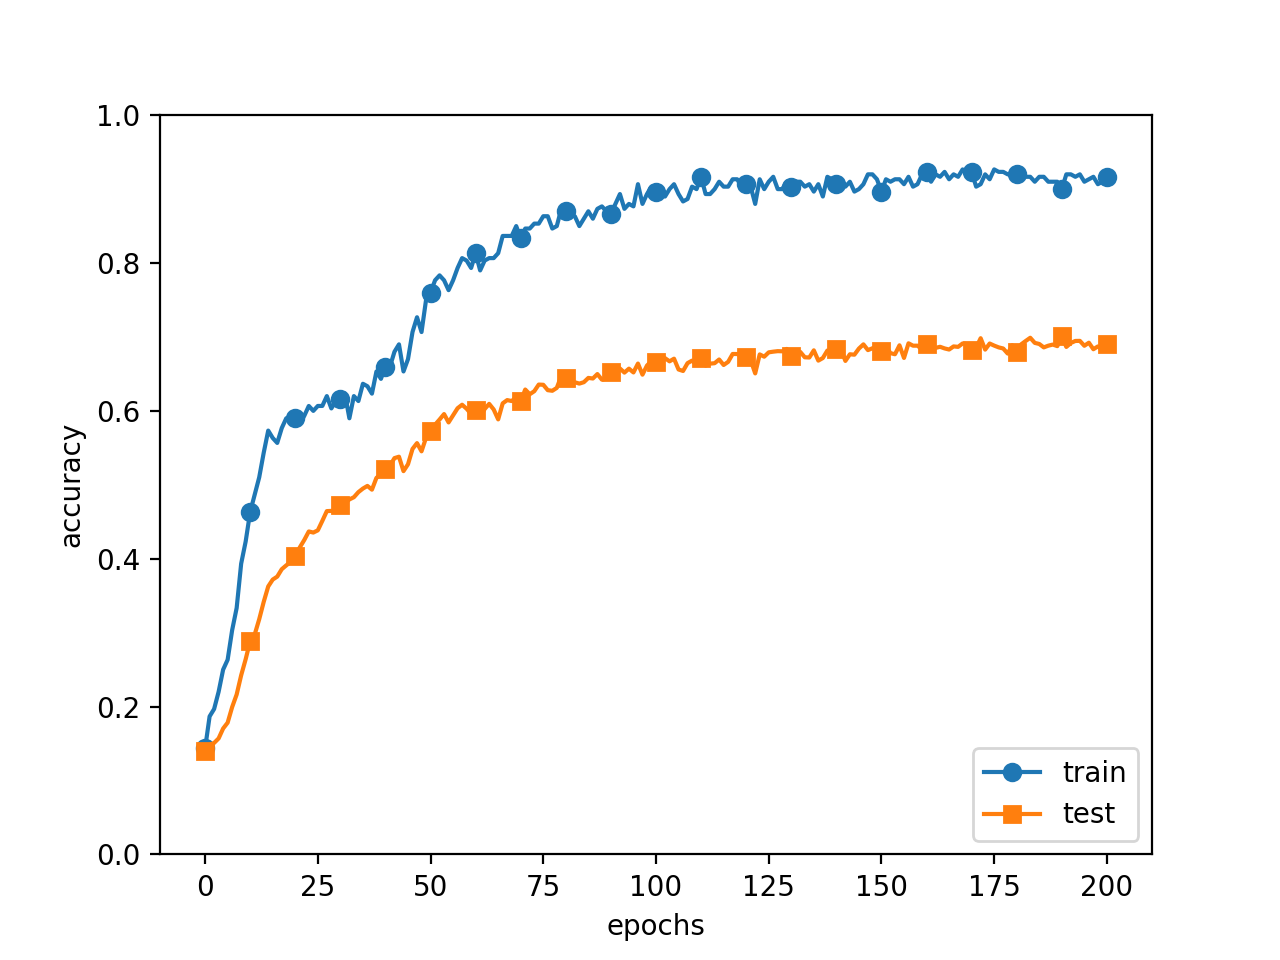

Write Python code to recreate this figure.
import os
import sys

sys.path.append(os.pardir)  # 親ディレクトリのファイルをインポートするための設定
import numpy as np
import matplotlib.pyplot as plt
from dataset.mnist import load_mnist
from common.multi_layer_net import MultiLayerNet
from common.optimizer import SGD

(x_train, t_train), (x_test, t_test) = load_mnist(normalize=True)

# 過学習を再現するために、学習データを削減
x_train = x_train[:300]
t_train = t_train[:300]

# weight decay（荷重減衰）の設定 =======================
# weight_decay_lambda = 0 # weight decayを使用しない場合
weight_decay_lambda = 0.1
# ====================================================

network = MultiLayerNet(
    input_size=784,
    hidden_size_list=[100, 100, 100, 100, 100, 100],
    output_size=10,
    weight_decay_lambda=weight_decay_lambda,
)
optimizer = SGD(lr=0.01)

max_epochs = 201
train_size = x_train.shape[0]
batch_size = 100

train_loss_list = []
train_acc_list = []
test_acc_list = []

iter_per_epoch = max(train_size / batch_size, 1)
epoch_cnt = 0

for i in range(1000000000):
    batch_mask = np.random.choice(train_size, batch_size)
    x_batch = x_train[batch_mask]
    t_batch = t_train[batch_mask]

    grads = network.gradient(x_batch, t_batch)
    optimizer.update(network.params, grads)

    if i % iter_per_epoch == 0:
        train_acc = network.accuracy(x_train, t_train)
        test_acc = network.accuracy(x_test, t_test)
        train_acc_list.append(train_acc)
        test_acc_list.append(test_acc)

        print(
            "epoch:"
            + str(epoch_cnt)
            + ", train acc:"
            + str(train_acc)
            + ", test acc:"
            + str(test_acc)
        )

        epoch_cnt += 1
        if epoch_cnt >= max_epochs:
            break


# 3.グラフの描画==========
markers = {"train": "o", "test": "s"}
x = np.arange(max_epochs)
plt.plot(x, train_acc_list, marker="o", label="train", markevery=10)
plt.plot(x, test_acc_list, marker="s", label="test", markevery=10)
plt.xlabel("epochs")
plt.ylabel("accuracy")
plt.ylim(0, 1.0)
plt.legend(loc="lower right")
plt.show()


# ============== 1/16 ==============
# epoch:0 | 0.117 - 0.112
# ../common/multi_layer_net_extend.py:122: RuntimeWarning: overflow encountered in square
#   weight_decay += 0.5 * self.weight_decay_lambda * np.sum(W ** 2)
# /Library/Frameworks/Python.framework/Versions/3.7/lib/python3.7/site-packages/numpy/core/fromnumeric.py:90: RuntimeWarning: overflow encountered in reduce
#   return ufunc.reduce(obj, axis, dtype, out, **passkwargs)
# ../common/multi_layer_net_extend.py:122: RuntimeWarning: invalid value encountered in double_scalars
#   weight_decay += 0.5 * self.weight_decay_lambda * np.sum(W ** 2)
# ../common/functions.py:32: RuntimeWarning: invalid value encountered in subtract
#   x = x - np.max(x, axis=-1, keepdims=True)  # オーバーフロー対策
# ../common/layers.py:12: RuntimeWarning: invalid value encountered in less_equal
#   self.mask = x <= 0
# epoch:1 | 0.097 - 0.108
# epoch:2 | 0.097 - 0.117
# epoch:3 | 0.097 - 0.161
# epoch:4 | 0.097 - 0.197
# epoch:5 | 0.097 - 0.215
# epoch:6 | 0.097 - 0.229
# epoch:7 | 0.097 - 0.256
# epoch:8 | 0.097 - 0.282
# epoch:9 | 0.097 - 0.298
# epoch:10 | 0.097 - 0.312
# epoch:11 | 0.097 - 0.323
# epoch:12 | 0.097 - 0.353
# epoch:13 | 0.097 - 0.36
# epoch:14 | 0.097 - 0.375
# epoch:15 | 0.097 - 0.398
# epoch:16 | 0.097 - 0.408
# epoch:17 | 0.097 - 0.418
# epoch:18 | 0.097 - 0.433
# epoch:19 | 0.097 - 0.448
# No handles with labels found to put in legend.
# ============== 2/16 ==============
# epoch:0 | 0.117 - 0.144
# epoch:1 | 0.097 - 0.117
# epoch:2 | 0.097 - 0.124
# epoch:3 | 0.097 - 0.153
# epoch:4 | 0.097 - 0.189
# epoch:5 | 0.097 - 0.206
# epoch:6 | 0.097 - 0.234
# epoch:7 | 0.097 - 0.259
# epoch:8 | 0.097 - 0.289
# epoch:9 | 0.097 - 0.296
# epoch:10 | 0.097 - 0.322
# epoch:11 | 0.097 - 0.343
# epoch:12 | 0.097 - 0.376
# epoch:13 | 0.097 - 0.384
# epoch:14 | 0.097 - 0.418
# epoch:15 | 0.097 - 0.431
# epoch:16 | 0.097 - 0.452
# epoch:17 | 0.097 - 0.468
# epoch:18 | 0.097 - 0.487
# epoch:19 | 0.097 - 0.503
# No handles with labels found to put in legend.
# ============== 3/16 ==============
# epoch:0 | 0.092 - 0.094
# epoch:1 | 0.358 - 0.108
# epoch:2 | 0.488 - 0.132
# epoch:3 | 0.584 - 0.159
# epoch:4 | 0.647 - 0.185
# epoch:5 | 0.714 - 0.221
# epoch:6 | 0.782 - 0.26
# epoch:7 | 0.802 - 0.301
# epoch:8 | 0.854 - 0.332
# epoch:9 | 0.883 - 0.357
# epoch:10 | 0.903 - 0.397
# epoch:11 | 0.903 - 0.438
# epoch:12 | 0.932 - 0.468
# epoch:13 | 0.943 - 0.503
# epoch:14 | 0.945 - 0.529
# epoch:15 | 0.966 - 0.551
# epoch:16 | 0.966 - 0.577
# epoch:17 | 0.975 - 0.584
# epoch:18 | 0.978 - 0.614
# epoch:19 | 0.978 - 0.627
# No handles with labels found to put in legend.
# ============== 4/16 ==============
# epoch:0 | 0.104 - 0.121
# epoch:1 | 0.208 - 0.143
# epoch:2 | 0.342 - 0.199
# epoch:3 | 0.483 - 0.271
# epoch:4 | 0.601 - 0.344
# epoch:5 | 0.648 - 0.416
# epoch:6 | 0.689 - 0.474
# epoch:7 | 0.708 - 0.529
# epoch:8 | 0.744 - 0.572
# epoch:9 | 0.764 - 0.604
# epoch:10 | 0.781 - 0.646
# epoch:11 | 0.79 - 0.684
# epoch:12 | 0.804 - 0.702
# epoch:13 | 0.815 - 0.723
# epoch:14 | 0.828 - 0.756
# epoch:15 | 0.832 - 0.761
# epoch:16 | 0.846 - 0.775
# epoch:17 | 0.841 - 0.79
# epoch:18 | 0.856 - 0.81
# epoch:19 | 0.867 - 0.816
# No handles with labels found to put in legend.
# ============== 5/16 ==============
# epoch:0 | 0.093 - 0.087
# epoch:1 | 0.095 - 0.103
# epoch:2 | 0.101 - 0.229
# epoch:3 | 0.097 - 0.376
# epoch:4 | 0.108 - 0.477
# epoch:5 | 0.121 - 0.577
# epoch:6 | 0.131 - 0.639
# epoch:7 | 0.148 - 0.671
# epoch:8 | 0.172 - 0.718
# epoch:9 | 0.194 - 0.743
# epoch:10 | 0.216 - 0.777
# epoch:11 | 0.239 - 0.789
# epoch:12 | 0.245 - 0.806
# epoch:13 | 0.263 - 0.818
# epoch:14 | 0.281 - 0.829
# epoch:15 | 0.307 - 0.847
# epoch:16 | 0.313 - 0.855
# epoch:17 | 0.319 - 0.86
# epoch:18 | 0.343 - 0.871
# epoch:19 | 0.348 - 0.874
# No handles with labels found to put in legend.
# ============== 6/16 ==============
# epoch:0 | 0.089 - 0.126
# epoch:1 | 0.118 - 0.255
# epoch:2 | 0.116 - 0.444
# epoch:3 | 0.041 - 0.585
# epoch:4 | 0.116 - 0.712
# epoch:5 | 0.116 - 0.762
# epoch:6 | 0.116 - 0.792
# epoch:7 | 0.116 - 0.803
# epoch:8 | 0.116 - 0.821
# epoch:9 | 0.116 - 0.834
# epoch:10 | 0.118 - 0.846
# epoch:11 | 0.071 - 0.858
# epoch:12 | 0.081 - 0.875
# epoch:13 | 0.109 - 0.89
# epoch:14 | 0.117 - 0.906
# epoch:15 | 0.117 - 0.911
# epoch:16 | 0.117 - 0.92
# epoch:17 | 0.117 - 0.928
# epoch:18 | 0.113 - 0.931
# epoch:19 | 0.073 - 0.937
# No handles with labels found to put in legend.
# ============== 7/16 ==============
# epoch:0 | 0.099 - 0.114
# epoch:1 | 0.116 - 0.341
# epoch:2 | 0.116 - 0.618
# epoch:3 | 0.162 - 0.745
# epoch:4 | 0.121 - 0.802
# epoch:5 | 0.116 - 0.851
# epoch:6 | 0.116 - 0.874
# epoch:7 | 0.116 - 0.898
# epoch:8 | 0.116 - 0.912
# epoch:9 | 0.116 - 0.93
# epoch:10 | 0.116 - 0.947
# epoch:11 | 0.116 - 0.957
# epoch:12 | 0.116 - 0.97
# epoch:13 | 0.117 - 0.976
# epoch:14 | 0.117 - 0.98
# epoch:15 | 0.117 - 0.985
# epoch:16 | 0.117 - 0.99
# epoch:17 | 0.117 - 0.992
# epoch:18 | 0.117 - 0.995
# epoch:19 | 0.117 - 0.996
# No handles with labels found to put in legend.
# ============== 8/16 ==============
# epoch:0 | 0.105 - 0.106
# epoch:1 | 0.116 - 0.374
# epoch:2 | 0.117 - 0.651
# epoch:3 | 0.117 - 0.73
# epoch:4 | 0.116 - 0.771
# epoch:5 | 0.117 - 0.837
# epoch:6 | 0.117 - 0.874
# epoch:7 | 0.117 - 0.933
# epoch:8 | 0.117 - 0.949
# epoch:9 | 0.117 - 0.961
# epoch:10 | 0.117 - 0.974
# epoch:11 | 0.117 - 0.98
# epoch:12 | 0.117 - 0.989
# epoch:13 | 0.117 - 0.989
# epoch:14 | 0.117 - 0.993
# epoch:15 | 0.117 - 0.995
# epoch:16 | 0.117 - 0.997
# epoch:17 | 0.117 - 0.997
# epoch:18 | 0.117 - 0.997
# epoch:19 | 0.117 - 0.999
# No handles with labels found to put in legend.
# ============== 9/16 ==============
# epoch:0 | 0.092 - 0.125
# epoch:1 | 0.117 - 0.452
# epoch:2 | 0.116 - 0.619
# epoch:3 | 0.117 - 0.801
# epoch:4 | 0.116 - 0.889
# epoch:5 | 0.116 - 0.927
# epoch:6 | 0.116 - 0.96
# epoch:7 | 0.116 - 0.966
# epoch:8 | 0.116 - 0.99
# epoch:9 | 0.116 - 0.994
# epoch:10 | 0.116 - 0.994
# epoch:11 | 0.117 - 0.996
# epoch:12 | 0.117 - 0.998
# epoch:13 | 0.117 - 0.998
# epoch:14 | 0.117 - 0.999
# epoch:15 | 0.117 - 1.0
# epoch:16 | 0.117 - 0.999
# epoch:17 | 0.117 - 1.0
# epoch:18 | 0.117 - 1.0
# epoch:19 | 0.117 - 0.999
# No handles with labels found to put in legend.
# ============== 10/16 ==============
# epoch:0 | 0.092 - 0.159
# epoch:1 | 0.117 - 0.617
# epoch:2 | 0.117 - 0.733
# epoch:3 | 0.117 - 0.814
# epoch:4 | 0.117 - 0.877
# epoch:5 | 0.117 - 0.879
# epoch:6 | 0.117 - 0.94
# epoch:7 | 0.117 - 0.922
# epoch:8 | 0.117 - 0.978
# epoch:9 | 0.117 - 0.977
# epoch:10 | 0.117 - 0.984
# epoch:11 | 0.117 - 0.994
# epoch:12 | 0.117 - 0.995
# epoch:13 | 0.117 - 0.997
# epoch:14 | 0.117 - 0.997
# epoch:15 | 0.117 - 0.89
# epoch:16 | 0.117 - 0.992
# epoch:17 | 0.117 - 0.999
# epoch:18 | 0.117 - 1.0
# epoch:19 | 0.117 - 1.0
# No handles with labels found to put in legend.
# ============== 11/16 ==============
# epoch:0 | 0.105 - 0.164
# epoch:1 | 0.116 - 0.546
# epoch:2 | 0.116 - 0.668
# epoch:3 | 0.116 - 0.705
# epoch:4 | 0.116 - 0.751
# epoch:5 | 0.116 - 0.814
# epoch:6 | 0.116 - 0.857
# epoch:7 | 0.116 - 0.869
# epoch:8 | 0.116 - 0.888
# epoch:9 | 0.116 - 0.883
# epoch:10 | 0.116 - 0.834
# epoch:11 | 0.116 - 0.897
# epoch:12 | 0.116 - 0.899
# epoch:13 | 0.116 - 0.895
# epoch:14 | 0.116 - 0.903
# epoch:15 | 0.116 - 0.902
# epoch:16 | 0.116 - 0.903
# epoch:17 | 0.116 - 0.903
# epoch:18 | 0.116 - 0.905
# epoch:19 | 0.116 - 0.993
# No handles with labels found to put in legend.
# ============== 12/16 ==============
# epoch:0 | 0.116 - 0.098
# epoch:1 | 0.116 - 0.338
# epoch:2 | 0.116 - 0.559
# epoch:3 | 0.117 - 0.586
# epoch:4 | 0.116 - 0.595
# epoch:5 | 0.116 - 0.6
# epoch:6 | 0.116 - 0.603
# epoch:7 | 0.116 - 0.609
# epoch:8 | 0.116 - 0.611
# epoch:9 | 0.116 - 0.605
# epoch:10 | 0.116 - 0.616
# epoch:11 | 0.116 - 0.616
# epoch:12 | 0.116 - 0.616
# epoch:13 | 0.116 - 0.617
# epoch:14 | 0.116 - 0.618
# epoch:15 | 0.116 - 0.616
# epoch:16 | 0.116 - 0.618
# epoch:17 | 0.116 - 0.618
# epoch:18 | 0.116 - 0.618
# epoch:19 | 0.116 - 0.618
# No handles with labels found to put in legend.
# ============== 13/16 ==============
# epoch:0 | 0.094 - 0.222
# epoch:1 | 0.117 - 0.35
# epoch:2 | 0.117 - 0.506
# epoch:3 | 0.116 - 0.553
# epoch:4 | 0.116 - 0.587
# epoch:5 | 0.117 - 0.589
# epoch:6 | 0.117 - 0.607
# epoch:7 | 0.117 - 0.612
# epoch:8 | 0.117 - 0.613
# epoch:9 | 0.117 - 0.615
# epoch:10 | 0.117 - 0.617
# epoch:11 | 0.117 - 0.617
# epoch:12 | 0.117 - 0.621
# epoch:13 | 0.117 - 0.625
# epoch:14 | 0.117 - 0.624
# epoch:15 | 0.117 - 0.628
# epoch:16 | 0.117 - 0.623
# epoch:17 | 0.117 - 0.646
# epoch:18 | 0.117 - 0.662
# epoch:19 | 0.117 - 0.633
# No handles with labels found to put in legend.
# ============== 14/16 ==============
# epoch:0 | 0.087 - 0.122
# epoch:1 | 0.116 - 0.415
# epoch:2 | 0.116 - 0.472
# epoch:3 | 0.116 - 0.491
# epoch:4 | 0.116 - 0.499
# epoch:5 | 0.116 - 0.574
# epoch:6 | 0.116 - 0.571
# epoch:7 | 0.116 - 0.593
# epoch:8 | 0.116 - 0.606
# epoch:9 | 0.116 - 0.592
# epoch:10 | 0.116 - 0.609
# epoch:11 | 0.116 - 0.601
# epoch:12 | 0.116 - 0.604
# epoch:13 | 0.116 - 0.602
# epoch:14 | 0.116 - 0.6
# epoch:15 | 0.116 - 0.601
# epoch:16 | 0.116 - 0.609
# epoch:17 | 0.116 - 0.611
# epoch:18 | 0.116 - 0.611
# epoch:19 | 0.116 - 0.614
# No handles with labels found to put in legend.
# ============== 15/16 ==============
# epoch:0 | 0.094 - 0.217
# epoch:1 | 0.117 - 0.452
# epoch:2 | 0.116 - 0.371
# epoch:3 | 0.116 - 0.544
# epoch:4 | 0.116 - 0.573
# epoch:5 | 0.116 - 0.585
# epoch:6 | 0.116 - 0.582
# epoch:7 | 0.116 - 0.554
# epoch:8 | 0.116 - 0.585
# epoch:9 | 0.117 - 0.609
# epoch:10 | 0.117 - 0.601
# epoch:11 | 0.116 - 0.607
# epoch:12 | 0.116 - 0.614
# epoch:13 | 0.116 - 0.609
# epoch:14 | 0.116 - 0.606
# epoch:15 | 0.117 - 0.615
# epoch:16 | 0.117 - 0.615
# epoch:17 | 0.117 - 0.615
# epoch:18 | 0.116 - 0.604
# epoch:19 | 0.116 - 0.616
# No handles with labels found to put in legend.
# ============== 16/16 ==============
# epoch:0 | 0.117 - 0.195
# epoch:1 | 0.116 - 0.37
# epoch:2 | 0.116 - 0.376
# epoch:3 | 0.117 - 0.462
# epoch:4 | 0.117 - 0.46
# epoch:5 | 0.116 - 0.482
# epoch:6 | 0.116 - 0.5
# epoch:7 | 0.116 - 0.51
# epoch:8 | 0.116 - 0.505
# epoch:9 | 0.117 - 0.513
# epoch:10 | 0.117 - 0.514
# epoch:11 | 0.117 - 0.51
# epoch:12 | 0.117 - 0.524
# epoch:13 | 0.117 - 0.52
# epoch:14 | 0.117 - 0.521
# epoch:15 | 0.117 - 0.527
# epoch:16 | 0.117 - 0.516
# epoch:17 | 0.117 - 0.523
# epoch:18 | 0.117 - 0.523
# epoch:19 | 0.117 - 0.522
# villagecBookPro:chap6 kosuke$ python3 batch_norm_test.py
# ============== 1/16 ==============
# epoch:0 | 0.092 - 0.131
# ../common/multi_layer_net_extend.py:122: RuntimeWarning: overflow encountered in square
#   weight_decay += 0.5 * self.weight_decay_lambda * np.sum(W ** 2)
# ../common/multi_layer_net_extend.py:122: RuntimeWarning: invalid value encountered in double_scalars
#   weight_decay += 0.5 * self.weight_decay_lambda * np.sum(W ** 2)
# ../common/functions.py:32: RuntimeWarning: invalid value encountered in subtract
#   x = x - np.max(x, axis=-1, keepdims=True)  # オーバーフロー対策
# ../common/layers.py:12: RuntimeWarning: invalid value encountered in less_equal
#   self.mask = x <= 0
# epoch:1 | 0.097 - 0.145
# epoch:2 | 0.097 - 0.115
# epoch:3 | 0.097 - 0.134
# epoch:4 | 0.097 - 0.142
# epoch:5 | 0.097 - 0.153
# epoch:6 | 0.097 - 0.194
# epoch:7 | 0.097 - 0.204
# epoch:8 | 0.097 - 0.231
# epoch:9 | 0.097 - 0.234
# epoch:10 | 0.097 - 0.259
# epoch:11 | 0.097 - 0.262
# epoch:12 | 0.097 - 0.299
# epoch:13 | 0.097 - 0.317
# epoch:14 | 0.097 - 0.324
# epoch:15 | 0.097 - 0.361
# epoch:16 | 0.097 - 0.367
# epoch:17 | 0.097 - 0.386
# epoch:18 | 0.097 - 0.392
# epoch:19 | 0.097 - 0.396
# No handles with labels found to put in legend.
# ============== 2/16 ==============
# epoch:0 | 0.099 - 0.113
# epoch:1 | 0.097 - 0.076
# epoch:2 | 0.097 - 0.084
# epoch:3 | 0.097 - 0.113
# epoch:4 | 0.097 - 0.141
# epoch:5 | 0.097 - 0.169
# epoch:6 | 0.097 - 0.188
# epoch:7 | 0.097 - 0.21
# epoch:8 | 0.097 - 0.238
# epoch:9 | 0.097 - 0.258
# epoch:10 | 0.097 - 0.28
# epoch:11 | 0.097 - 0.295
# epoch:12 | 0.097 - 0.315
# epoch:13 | 0.097 - 0.331
# epoch:14 | 0.097 - 0.351
# epoch:15 | 0.097 - 0.367
# epoch:16 | 0.097 - 0.385
# epoch:17 | 0.097 - 0.401
# epoch:18 | 0.097 - 0.418
# epoch:19 | 0.097 - 0.429
# No handles with labels found to put in legend.
# ============== 3/16 ==============
# epoch:0 | 0.126 - 0.08
# epoch:1 | 0.281 - 0.087
# epoch:2 | 0.44 - 0.131
# epoch:3 | 0.552 - 0.161
# epoch:4 | 0.6 - 0.189
# epoch:5 | 0.672 - 0.23
# epoch:6 | 0.723 - 0.267
# epoch:7 | 0.768 - 0.3
# epoch:8 | 0.796 - 0.334
# epoch:9 | 0.811 - 0.361
# epoch:10 | 0.839 - 0.389
# epoch:11 | 0.868 - 0.425
# epoch:12 | 0.881 - 0.457
# epoch:13 | 0.899 - 0.483
# epoch:14 | 0.913 - 0.504
# epoch:15 | 0.931 - 0.537
# epoch:16 | 0.934 - 0.557
# epoch:17 | 0.939 - 0.573
# epoch:18 | 0.951 - 0.595
# epoch:19 | 0.955 - 0.605
# No handles with labels found to put in legend.
# ============== 4/16 ==============
# epoch:0 | 0.125 - 0.122
# epoch:1 | 0.303 - 0.123
# epoch:2 | 0.421 - 0.195
# epoch:3 | 0.507 - 0.284
# epoch:4 | 0.587 - 0.356
# epoch:5 | 0.655 - 0.402
# epoch:6 | 0.667 - 0.456
# epoch:7 | 0.706 - 0.494
# epoch:8 | 0.734 - 0.519
# epoch:9 | 0.742 - 0.557
# epoch:10 | 0.762 - 0.583
# epoch:11 | 0.775 - 0.612
# epoch:12 | 0.8 - 0.646
# epoch:13 | 0.803 - 0.666
# epoch:14 | 0.814 - 0.698
# epoch:15 | 0.824 - 0.72
# epoch:16 | 0.844 - 0.735
# epoch:17 | 0.849 - 0.759
# epoch:18 | 0.862 - 0.772
# epoch:19 | 0.865 - 0.784
# No handles with labels found to put in legend.
# ============== 5/16 ==============
# epoch:0 | 0.096 - 0.086
# epoch:1 | 0.098 - 0.151
# epoch:2 | 0.098 - 0.312
# epoch:3 | 0.099 - 0.442
# epoch:4 | 0.102 - 0.512
# epoch:5 | 0.106 - 0.58
# epoch:6 | 0.107 - 0.608
# epoch:7 | 0.109 - 0.644
# epoch:8 | 0.117 - 0.687
# epoch:9 | 0.13 - 0.717
# epoch:10 | 0.137 - 0.743
# epoch:11 | 0.163 - 0.76
# epoch:12 | 0.18 - 0.778
# epoch:13 | 0.193 - 0.795
# epoch:14 | 0.208 - 0.818
# epoch:15 | 0.222 - 0.835
# epoch:16 | 0.219 - 0.838
# epoch:17 | 0.211 - 0.852
# epoch:18 | 0.215 - 0.862
# epoch:19 | 0.212 - 0.87
# No handles with labels found to put in legend.
# ============== 6/16 ==============
# epoch:0 | 0.126 - 0.106
# epoch:1 | 0.119 - 0.207
# epoch:2 | 0.158 - 0.427
# epoch:3 | 0.137 - 0.557
# epoch:4 | 0.121 - 0.629
# epoch:5 | 0.118 - 0.697
# epoch:6 | 0.117 - 0.754
# epoch:7 | 0.117 - 0.778
# epoch:8 | 0.117 - 0.813
# epoch:9 | 0.117 - 0.835
# epoch:10 | 0.117 - 0.857
# epoch:11 | 0.117 - 0.872
# epoch:12 | 0.117 - 0.886
# epoch:13 | 0.117 - 0.895
# epoch:14 | 0.117 - 0.905
# epoch:15 | 0.117 - 0.915
# epoch:16 | 0.117 - 0.925
# epoch:17 | 0.117 - 0.933
# epoch:18 | 0.117 - 0.944
# epoch:19 | 0.117 - 0.948
# No handles with labels found to put in legend.
# ============== 7/16 ==============
# epoch:0 | 0.116 - 0.105
# epoch:1 | 0.116 - 0.262
# epoch:2 | 0.117 - 0.57
# epoch:3 | 0.117 - 0.664
# epoch:4 | 0.117 - 0.721
# epoch:5 | 0.117 - 0.755
# epoch:6 | 0.117 - 0.793
# epoch:7 | 0.117 - 0.812
# epoch:8 | 0.116 - 0.862
# epoch:9 | 0.116 - 0.881
# epoch:10 | 0.116 - 0.903
# epoch:11 | 0.121 - 0.928
# epoch:12 | 0.187 - 0.939
# epoch:13 | 0.117 - 0.951
# epoch:14 | 0.117 - 0.963
# epoch:15 | 0.116 - 0.973
# epoch:16 | 0.116 - 0.979
# epoch:17 | 0.116 - 0.984
# epoch:18 | 0.116 - 0.986
# epoch:19 | 0.116 - 0.991
# No handles with labels found to put in legend.
# ============== 8/16 ==============
# epoch:0 | 0.092 - 0.15
# epoch:1 | 0.116 - 0.373
# epoch:2 | 0.099 - 0.612
# epoch:3 | 0.099 - 0.759
# epoch:4 | 0.099 - 0.808
# epoch:5 | 0.116 - 0.853
# epoch:6 | 0.116 - 0.894
# epoch:7 | 0.117 - 0.935
# epoch:8 | 0.117 - 0.956
# epoch:9 | 0.117 - 0.968
# epoch:10 | 0.117 - 0.979
# epoch:11 | 0.116 - 0.978
# epoch:12 | 0.117 - 0.982
# epoch:13 | 0.117 - 0.987
# epoch:14 | 0.117 - 0.994
# epoch:15 | 0.117 - 0.993
# epoch:16 | 0.117 - 0.999
# epoch:17 | 0.116 - 0.999
# epoch:18 | 0.116 - 0.998
# epoch:19 | 0.116 - 0.998
# No handles with labels found to put in legend.
# ============== 9/16 ==============
# epoch:0 | 0.1 - 0.096
# epoch:1 | 0.116 - 0.417
# epoch:2 | 0.116 - 0.749
# epoch:3 | 0.117 - 0.784
# epoch:4 | 0.116 - 0.821
# epoch:5 | 0.116 - 0.879
# epoch:6 | 0.116 - 0.942
# epoch:7 | 0.117 - 0.97
# epoch:8 | 0.117 - 0.983
# epoch:9 | 0.116 - 0.99
# epoch:10 | 0.116 - 0.995
# epoch:11 | 0.116 - 0.996
# epoch:12 | 0.116 - 0.997
# epoch:13 | 0.116 - 0.999
# epoch:14 | 0.117 - 0.999
# epoch:15 | 0.116 - 0.999
# epoch:16 | 0.116 - 0.999
# epoch:17 | 0.117 - 0.999
# epoch:18 | 0.117 - 1.0
# epoch:19 | 0.117 - 1.0
# No handles with labels found to put in legend.
# ============== 10/16 ==============
# epoch:0 | 0.093 - 0.144
# epoch:1 | 0.116 - 0.638
# epoch:2 | 0.117 - 0.788
# epoch:3 | 0.117 - 0.843
# epoch:4 | 0.116 - 0.866
# epoch:5 | 0.117 - 0.867
# epoch:6 | 0.117 - 0.867
# epoch:7 | 0.117 - 0.892
# epoch:8 | 0.116 - 0.897
# epoch:9 | 0.117 - 0.902
# epoch:10 | 0.117 - 0.987
# epoch:11 | 0.117 - 0.993
# epoch:12 | 0.117 - 0.994
# epoch:13 | 0.116 - 0.994
# epoch:14 | 0.116 - 0.997
# epoch:15 | 0.116 - 0.997
# epoch:16 | 0.116 - 0.998
# epoch:17 | 0.116 - 0.996
# epoch:18 | 0.116 - 0.998
# epoch:19 | 0.116 - 0.998
# No handles with labels found to put in legend.
# ============== 11/16 ==============
# epoch:0 | 0.117 - 0.127
# epoch:1 | 0.116 - 0.718
# epoch:2 | 0.117 - 0.776
# epoch:3 | 0.117 - 0.813
# epoch:4 | 0.117 - 0.836
# epoch:5 | 0.116 - 0.865
# epoch:6 | 0.116 - 0.813
# epoch:7 | 0.116 - 0.889
# epoch:8 | 0.116 - 0.861
# epoch:9 | 0.116 - 0.966
# epoch:10 | 0.117 - 0.9
# epoch:11 | 0.117 - 0.983
# epoch:12 | 0.117 - 0.99
# epoch:13 | 0.116 - 0.99
# epoch:14 | 0.116 - 0.99
# epoch:15 | 0.116 - 0.991
# epoch:16 | 0.116 - 0.988
# epoch:17 | 0.117 - 0.993
# epoch:18 | 0.117 - 0.995
# epoch:19 | 0.117 - 0.99
# No handles with labels found to put in legend.
# ============== 12/16 ==============
# epoch:0 | 0.117 - 0.109
# epoch:1 | 0.117 - 0.453
# epoch:2 | 0.117 - 0.569
# epoch:3 | 0.116 - 0.653
# epoch:4 | 0.116 - 0.645
# epoch:5 | 0.116 - 0.629
# epoch:6 | 0.116 - 0.689
# epoch:7 | 0.116 - 0.692
# epoch:8 | 0.116 - 0.762
# epoch:9 | 0.116 - 0.715
# epoch:10 | 0.116 - 0.868
# epoch:11 | 0.116 - 0.873
# epoch:12 | 0.116 - 0.869
# epoch:13 | 0.116 - 0.872
# epoch:14 | 0.116 - 0.968
# epoch:15 | 0.116 - 0.893
# epoch:16 | 0.116 - 0.966
# epoch:17 | 0.116 - 0.977
# epoch:18 | 0.116 - 0.986
# epoch:19 | 0.116 - 0.981
# No handles with labels found to put in legend.
# ============== 13/16 ==============
# epoch:0 | 0.087 - 0.215
# epoch:1 | 0.116 - 0.374
# epoch:2 | 0.116 - 0.559
# epoch:3 | 0.116 - 0.573
# epoch:4 | 0.117 - 0.544
# epoch:5 | 0.117 - 0.602
# epoch:6 | 0.116 - 0.552
# epoch:7 | 0.117 - 0.606
# epoch:8 | 0.117 - 0.603
# epoch:9 | 0.117 - 0.618
# epoch:10 | 0.117 - 0.617
# epoch:11 | 0.117 - 0.619
# epoch:12 | 0.117 - 0.605
# epoch:13 | 0.117 - 0.618
# epoch:14 | 0.116 - 0.626
# epoch:15 | 0.116 - 0.714
# epoch:16 | 0.116 - 0.704
# epoch:17 | 0.116 - 0.717
# epoch:18 | 0.116 - 0.709
# epoch:19 | 0.117 - 0.677
# No handles with labels found to put in legend.
# ============== 14/16 ==============
# epoch:0 | 0.093 - 0.097
# epoch:1 | 0.116 - 0.213
# epoch:2 | 0.116 - 0.468
# epoch:3 | 0.116 - 0.561
# epoch:4 | 0.116 - 0.59
# epoch:5 | 0.116 - 0.589
# epoch:6 | 0.116 - 0.495
# epoch:7 | 0.116 - 0.567
# epoch:8 | 0.116 - 0.605
# epoch:9 | 0.116 - 0.611
# epoch:10 | 0.116 - 0.611
# epoch:11 | 0.116 - 0.599
# epoch:12 | 0.116 - 0.614
# epoch:13 | 0.116 - 0.617
# epoch:14 | 0.116 - 0.614
# epoch:15 | 0.117 - 0.616
# epoch:16 | 0.117 - 0.615
# epoch:17 | 0.117 - 0.616
# epoch:18 | 0.116 - 0.615
# epoch:19 | 0.117 - 0.617
# No handles with labels found to put in legend.
# ============== 15/16 ==============
# epoch:0 | 0.116 - 0.098
# epoch:1 | 0.116 - 0.355
# epoch:2 | 0.116 - 0.362
# epoch:3 | 0.116 - 0.407
# epoch:4 | 0.117 - 0.45
# epoch:5 | 0.117 - 0.483
# epoch:6 | 0.117 - 0.503
# epoch:7 | 0.117 - 0.504
# epoch:8 | 0.117 - 0.507
# epoch:9 | 0.117 - 0.488
# epoch:10 | 0.117 - 0.512
# epoch:11 | 0.117 - 0.51
# epoch:12 | 0.117 - 0.514
# epoch:13 | 0.117 - 0.521
# epoch:14 | 0.116 - 0.501
# epoch:15 | 0.116 - 0.541
# epoch:16 | 0.116 - 0.58
# epoch:17 | 0.116 - 0.537
# epoch:18 | 0.116 - 0.602
# epoch:19 | 0.116 - 0.534
# No handles with labels found to put in legend.
# ============== 16/16 ==============
# epoch:0 | 0.116 - 0.143
# epoch:1 | 0.116 - 0.214
# epoch:2 | 0.117 - 0.383
# epoch:3 | 0.117 - 0.317
# epoch:4 | 0.117 - 0.321
# epoch:5 | 0.117 - 0.321
# epoch:6 | 0.116 - 0.325
# epoch:7 | 0.117 - 0.325
# epoch:8 | 0.116 - 0.323
# epoch:9 | 0.117 - 0.417
# epoch:10 | 0.117 - 0.425
# epoch:11 | 0.117 - 0.429
# epoch:12 | 0.117 - 0.43
# epoch:13 | 0.117 - 0.421
# epoch:14 | 0.117 - 0.416
# epoch:15 | 0.117 - 0.425
# epoch:16 | 0.117 - 0.421
# epoch:17 | 0.117 - 0.414
# epoch:18 | 0.117 - 0.416
# epoch:19 | 0.117 - 0.423
# villagecBookPro:chap6 kosuke$ pwd
# /Users/kosuke/dev/scratch_deep_learning/chap6
# villagecBookPro:chap6 kosuke$ ls
# batch_norm_test.png                     optimizer_compare_mnist.py
# batch_norm_test.py                      weight_init_activation_histogram.py
# chap6.md                                weight_init_compare.png
# optimizer_compare_mnist.png             weight_init_compare.py
# villagecBookPro:chap6 kosuke$ touch overfit_weight_decay.py
# villagecBookPro:chap6 kosuke$ python3 overfit_weight_decay.py
# epoch:0, train acc:0.14333333333333334, test acc:0.1394
# epoch:1, train acc:0.18666666666666668, test acc:0.1482
# epoch:2, train acc:0.19666666666666666, test acc:0.1508
# epoch:3, train acc:0.22, test acc:0.1569
# epoch:4, train acc:0.25, test acc:0.1703
# epoch:5, train acc:0.2633333333333333, test acc:0.1782
# epoch:6, train acc:0.30333333333333334, test acc:0.1993
# epoch:7, train acc:0.3333333333333333, test acc:0.2163
# epoch:8, train acc:0.3933333333333333, test acc:0.2423
# epoch:9, train acc:0.42333333333333334, test acc:0.2641
# epoch:10, train acc:0.4633333333333333, test acc:0.2886
# epoch:11, train acc:0.4866666666666667, test acc:0.2975
# epoch:12, train acc:0.51, test acc:0.3181
# epoch:13, train acc:0.5433333333333333, test acc:0.3416
# epoch:14, train acc:0.5733333333333334, test acc:0.3625
# epoch:15, train acc:0.5633333333333334, test acc:0.3718
# epoch:16, train acc:0.5566666666666666, test acc:0.3758
# epoch:17, train acc:0.5766666666666667, test acc:0.3858
# epoch:18, train acc:0.59, test acc:0.391
# epoch:19, train acc:0.59, test acc:0.3958
# epoch:20, train acc:0.59, test acc:0.404
# epoch:21, train acc:0.5833333333333334, test acc:0.4153
# epoch:22, train acc:0.5933333333333334, test acc:0.4254
# epoch:23, train acc:0.6066666666666667, test acc:0.4369
# epoch:24, train acc:0.6, test acc:0.4354
# epoch:25, train acc:0.6066666666666667, test acc:0.4384
# epoch:26, train acc:0.6066666666666667, test acc:0.4512
# epoch:27, train acc:0.62, test acc:0.4644
# epoch:28, train acc:0.6033333333333334, test acc:0.4647
# epoch:29, train acc:0.6133333333333333, test acc:0.4629
# epoch:30, train acc:0.6166666666666667, test acc:0.4729
# epoch:31, train acc:0.6233333333333333, test acc:0.475
# epoch:32, train acc:0.59, test acc:0.4802
# epoch:33, train acc:0.62, test acc:0.4832
# epoch:34, train acc:0.6133333333333333, test acc:0.4901
# epoch:35, train acc:0.6366666666666667, test acc:0.4949
# epoch:36, train acc:0.6333333333333333, test acc:0.4985
# epoch:37, train acc:0.6233333333333333, test acc:0.4934
# epoch:38, train acc:0.6533333333333333, test acc:0.5094
# epoch:39, train acc:0.6433333333333333, test acc:0.5139
# epoch:40, train acc:0.66, test acc:0.5207
# epoch:41, train acc:0.66, test acc:0.526
# epoch:42, train acc:0.68, test acc:0.5361
# epoch:43, train acc:0.69, test acc:0.538
# epoch:44, train acc:0.6533333333333333, test acc:0.5185
# epoch:45, train acc:0.67, test acc:0.5278
# epoch:46, train acc:0.7066666666666667, test acc:0.5485
# epoch:47, train acc:0.7266666666666667, test acc:0.5564
# epoch:48, train acc:0.7066666666666667, test acc:0.5453
# epoch:49, train acc:0.75, test acc:0.5637
# epoch:50, train acc:0.76, test acc:0.5725
# epoch:51, train acc:0.7766666666666666, test acc:0.5813
# epoch:52, train acc:0.7833333333333333, test acc:0.5883
# epoch:53, train acc:0.7766666666666666, test acc:0.5957
# epoch:54, train acc:0.7633333333333333, test acc:0.5844
# epoch:55, train acc:0.7766666666666666, test acc:0.5941
# epoch:56, train acc:0.7933333333333333, test acc:0.6036
# epoch:57, train acc:0.8066666666666666, test acc:0.6083
# epoch:58, train acc:0.8033333333333333, test acc:0.6029
# epoch:59, train acc:0.7933333333333333, test acc:0.5958
# epoch:60, train acc:0.8133333333333334, test acc:0.6009
# epoch:61, train acc:0.79, test acc:0.5917
# epoch:62, train acc:0.8033333333333333, test acc:0.6025
# epoch:63, train acc:0.8066666666666666, test acc:0.6095
# epoch:64, train acc:0.8066666666666666, test acc:0.6019
# epoch:65, train acc:0.8133333333333334, test acc:0.5885
# epoch:66, train acc:0.8366666666666667, test acc:0.6102
# epoch:67, train acc:0.8366666666666667, test acc:0.6146
# epoch:68, train acc:0.8366666666666667, test acc:0.6133
# epoch:69, train acc:0.85, test acc:0.6186
# epoch:70, train acc:0.8333333333333334, test acc:0.6131
# epoch:71, train acc:0.8466666666666667, test acc:0.6289
# epoch:72, train acc:0.8466666666666667, test acc:0.6225
# epoch:73, train acc:0.8533333333333334, test acc:0.6266
# epoch:74, train acc:0.8533333333333334, test acc:0.6356
# epoch:75, train acc:0.8633333333333333, test acc:0.6353
# epoch:76, train acc:0.8633333333333333, test acc:0.628
# epoch:77, train acc:0.8466666666666667, test acc:0.6272
# epoch:78, train acc:0.85, test acc:0.6311
# epoch:79, train acc:0.8733333333333333, test acc:0.6473
# epoch:80, train acc:0.87, test acc:0.645
# epoch:81, train acc:0.8666666666666667, test acc:0.6358
# epoch:82, train acc:0.8633333333333333, test acc:0.6387
# epoch:83, train acc:0.85, test acc:0.6369
# epoch:84, train acc:0.86, test acc:0.6388
# epoch:85, train acc:0.87, test acc:0.6446
# epoch:86, train acc:0.86, test acc:0.6438
# epoch:87, train acc:0.8733333333333333, test acc:0.6498
# epoch:88, train acc:0.8766666666666667, test acc:0.6422
# epoch:89, train acc:0.87, test acc:0.6437
# epoch:90, train acc:0.8666666666666667, test acc:0.6525
# epoch:91, train acc:0.88, test acc:0.6516
# epoch:92, train acc:0.8933333333333333, test acc:0.6573
# epoch:93, train acc:0.8733333333333333, test acc:0.6518
# epoch:94, train acc:0.88, test acc:0.6571
# epoch:95, train acc:0.8766666666666667, test acc:0.652
# epoch:96, train acc:0.9066666666666666, test acc:0.664
# epoch:97, train acc:0.88, test acc:0.649
# epoch:98, train acc:0.8933333333333333, test acc:0.6613
# epoch:99, train acc:0.9033333333333333, test acc:0.6675
# epoch:100, train acc:0.8966666666666666, test acc:0.6657
# epoch:101, train acc:0.9, test acc:0.6634
# epoch:102, train acc:0.89, test acc:0.6713
# epoch:103, train acc:0.9, test acc:0.667
# epoch:104, train acc:0.9066666666666666, test acc:0.6706
# epoch:105, train acc:0.8933333333333333, test acc:0.656
# epoch:106, train acc:0.8833333333333333, test acc:0.654
# epoch:107, train acc:0.8866666666666667, test acc:0.6646
# epoch:108, train acc:0.9033333333333333, test acc:0.668
# epoch:109, train acc:0.9, test acc:0.6623
# epoch:110, train acc:0.9166666666666666, test acc:0.671
# epoch:111, train acc:0.8933333333333333, test acc:0.6612
# epoch:112, train acc:0.8933333333333333, test acc:0.6639
# epoch:113, train acc:0.9, test acc:0.6645
# epoch:114, train acc:0.91, test acc:0.6695
# epoch:115, train acc:0.9033333333333333, test acc:0.6621
# epoch:116, train acc:0.9033333333333333, test acc:0.6663
# epoch:117, train acc:0.9133333333333333, test acc:0.677
# epoch:118, train acc:0.9133333333333333, test acc:0.6769
# epoch:119, train acc:0.9033333333333333, test acc:0.674
# epoch:120, train acc:0.9066666666666666, test acc:0.6728
# epoch:121, train acc:0.9033333333333333, test acc:0.6686
# epoch:122, train acc:0.88, test acc:0.6507
# epoch:123, train acc:0.9133333333333333, test acc:0.6764
# epoch:124, train acc:0.9, test acc:0.6733
# epoch:125, train acc:0.91, test acc:0.6792
# epoch:126, train acc:0.9166666666666666, test acc:0.6801
# epoch:127, train acc:0.9, test acc:0.6808
# epoch:128, train acc:0.9, test acc:0.6806
# epoch:129, train acc:0.91, test acc:0.6838
# epoch:130, train acc:0.9033333333333333, test acc:0.6743
# epoch:131, train acc:0.91, test acc:0.6799
# epoch:132, train acc:0.91, test acc:0.6797
# epoch:133, train acc:0.9033333333333333, test acc:0.6725
# epoch:134, train acc:0.9066666666666666, test acc:0.6722
# epoch:135, train acc:0.8966666666666666, test acc:0.6819
# epoch:136, train acc:0.9066666666666666, test acc:0.668
# epoch:137, train acc:0.89, test acc:0.6715
# epoch:138, train acc:0.9166666666666666, test acc:0.6816
# epoch:139, train acc:0.9133333333333333, test acc:0.6791
# epoch:140, train acc:0.9066666666666666, test acc:0.6843
# epoch:141, train acc:0.9133333333333333, test acc:0.6838
# epoch:142, train acc:0.9033333333333333, test acc:0.6676
# epoch:143, train acc:0.91, test acc:0.6766
# epoch:144, train acc:0.8966666666666666, test acc:0.676
# epoch:145, train acc:0.9, test acc:0.6843
# epoch:146, train acc:0.9066666666666666, test acc:0.69
# epoch:147, train acc:0.92, test acc:0.6822
# epoch:148, train acc:0.92, test acc:0.6847
# epoch:149, train acc:0.9133333333333333, test acc:0.6866
# epoch:150, train acc:0.8966666666666666, test acc:0.6811
# epoch:151, train acc:0.9133333333333333, test acc:0.6872
# epoch:152, train acc:0.91, test acc:0.6781
# epoch:153, train acc:0.9133333333333333, test acc:0.6766
# epoch:154, train acc:0.9133333333333333, test acc:0.6887
# epoch:155, train acc:0.9066666666666666, test acc:0.6716
# epoch:156, train acc:0.9166666666666666, test acc:0.6914
# epoch:157, train acc:0.9033333333333333, test acc:0.6882
# epoch:158, train acc:0.9066666666666666, test acc:0.6882
# epoch:159, train acc:0.92, test acc:0.6831
# epoch:160, train acc:0.9233333333333333, test acc:0.6905
# epoch:161, train acc:0.91, test acc:0.6866
# epoch:162, train acc:0.92, test acc:0.6852
# epoch:163, train acc:0.9166666666666666, test acc:0.6867
# epoch:164, train acc:0.9233333333333333, test acc:0.6845
# epoch:165, train acc:0.9133333333333333, test acc:0.683
# epoch:166, train acc:0.92, test acc:0.6872
# epoch:167, train acc:0.9166666666666666, test acc:0.6866
# epoch:168, train acc:0.9266666666666666, test acc:0.6912
# epoch:169, train acc:0.92, test acc:0.6902
# epoch:170, train acc:0.9233333333333333, test acc:0.6824
# epoch:171, train acc:0.9033333333333333, test acc:0.6856
# epoch:172, train acc:0.9066666666666666, test acc:0.6983
# epoch:173, train acc:0.92, test acc:0.6829
# epoch:174, train acc:0.9133333333333333, test acc:0.6911
# epoch:175, train acc:0.9266666666666666, test acc:0.6883
# epoch:176, train acc:0.9233333333333333, test acc:0.6859
# epoch:177, train acc:0.9233333333333333, test acc:0.6844
# epoch:178, train acc:0.92, test acc:0.6775
# epoch:179, train acc:0.92, test acc:0.6888
# epoch:180, train acc:0.92, test acc:0.6801
# epoch:181, train acc:0.9166666666666666, test acc:0.6901
# epoch:182, train acc:0.9166666666666666, test acc:0.6946
# epoch:183, train acc:0.9166666666666666, test acc:0.6989
# epoch:184, train acc:0.91, test acc:0.692
# epoch:185, train acc:0.9166666666666666, test acc:0.6905
# epoch:186, train acc:0.9166666666666666, test acc:0.6859
# epoch:187, train acc:0.91, test acc:0.6882
# epoch:188, train acc:0.91, test acc:0.6897
# epoch:189, train acc:0.91, test acc:0.6876
# epoch:190, train acc:0.9, test acc:0.701
# epoch:191, train acc:0.92, test acc:0.6865
# epoch:192, train acc:0.92, test acc:0.6918
# epoch:193, train acc:0.9166666666666666, test acc:0.6946
# epoch:194, train acc:0.92, test acc:0.6947
# epoch:195, train acc:0.91, test acc:0.6881
# epoch:196, train acc:0.9133333333333333, test acc:0.6922
# epoch:197, train acc:0.9166666666666666, test acc:0.6834
# epoch:198, train acc:0.9066666666666666, test acc:0.6872
# epoch:199, train acc:0.91, test acc:0.6825
# epoch:200, train acc:0.9166666666666666, test acc:0.6903
